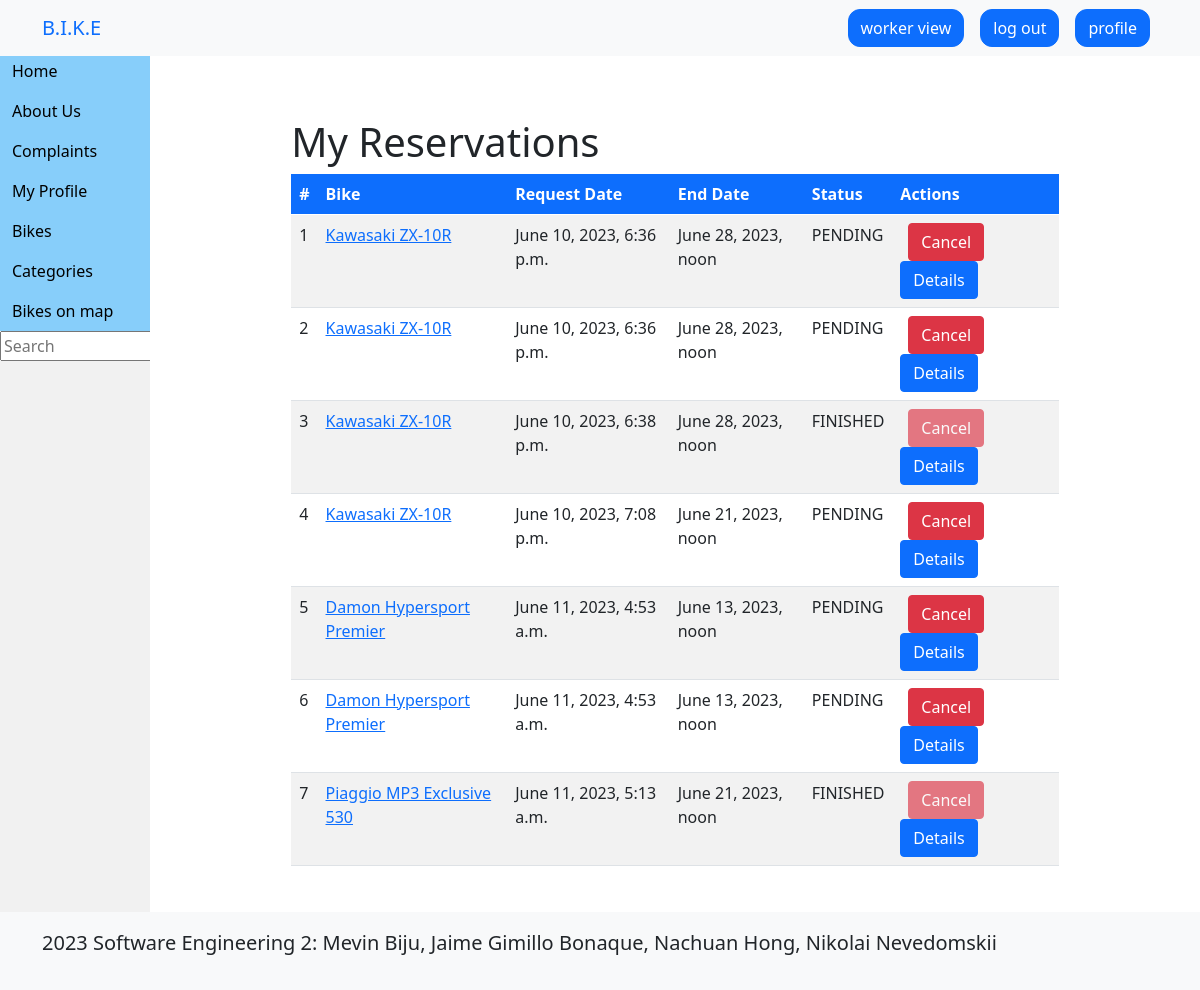
Before: /reservations/ (signed in) with the older database file.
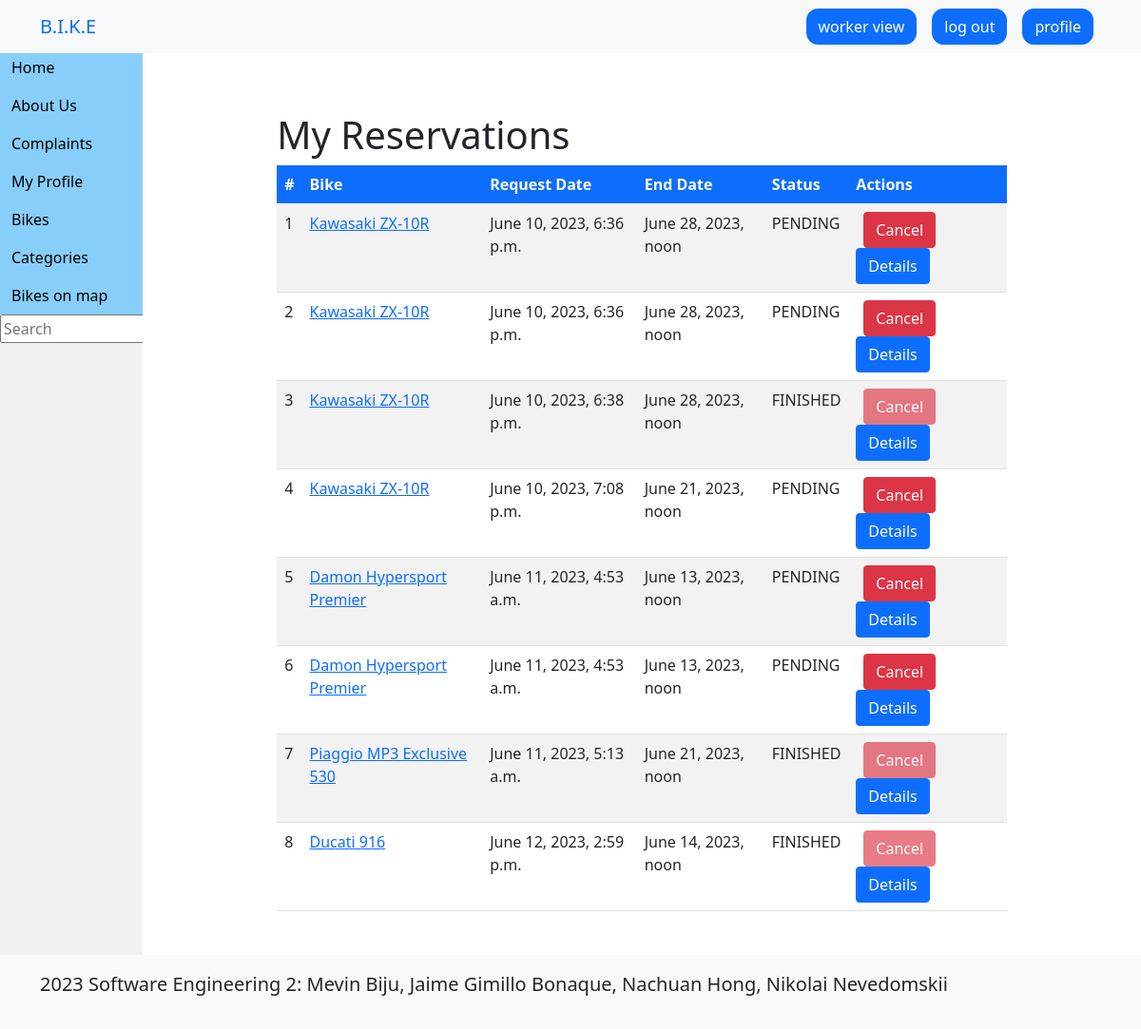
After: the same page with the newer database file.
### bike/models.py (models this page shows, shortened)
class Reservation(models.Model):
    id = models.UUIDField(primary_key=True, default=uuid.uuid4, editable=False)
    user = models.ForeignKey(User, on_delete=models.CASCADE)
    bike = models.ForeignKey(Bike, on_delete=models.CASCADE)
    requestDate = models.DateTimeField(default=now)
    endDate = models.DateTimeField()
    use_store_credit = models.BooleanField(default=False)
    status = models.CharField(
        _('status'), default=ReservationStatus.PENDING.name, choices=ReservationStatus.choices(), max_length=32
    )

class Bike(models.Model):
    id = models.UUIDField(primary_key=True, default=uuid.uuid4, editable=False)
    category = models.ForeignKey(Category, related_name='bike', on_delete=models.CASCADE)
    name = models.CharField(max_length=255)
    year = models.PositiveSmallIntegerField(default=2000)
    owner = models.CharField(max_length=255, default='admin')
    description = models.TextField(null=True, blank=True)
    image = models.ImageField(upload_to='bikes/')
    slug = models.SlugField(max_length=255)
    price = models.DecimalField(max_digits=8, decimal_places=2)
    in_stock = models.BooleanField(default=True)
    is_featured = models.BooleanField(default=False)
    ip_address = models.GenericIPAddressField(protocol='IPv4', null=True, blank=True)
    latitude = models.FloatField(null=False, blank=False)  # pos[0], float
    longitude = models.FloatField(null=False, blank=False)  # pos[1], float
    is_online = models.BooleanField(default = False, null = False, blank = False)
    is_locked = models.BooleanField(null = True, blank = True)

### bike/views.py (the view)
# urls.py: path('reservations/', views.my_reservations_request, name='my_reservations'),
def my_reservations_request(request):
    user = get_user(request)
    if not user:
        return redirect('login')
    return render(request, 'reservations/reservations.html', {
        'reservations': Reservation.objects.filter(user=user),
        'title': 'My Reservations'
    })

### bike/models.py (called while the page is built)
    def is_worker(self):
        return self.groups.filter(name='worker').exists()

    def is_mechanic(self):
        return self.groups.filter(name='mechanic').exists()

### bike/views.py (called while the page is built)
def get_user(request):
    if not request.user.is_authenticated:
        messages.error(request, 'You are must login to perform some actions.')
        return None
    return User.objects.get(username=request.user.username)

### templates/reservations/reservations.html
{% extends 'base.html' %}
{% block content %}
<div class="container mt-5">
    <div class="row justify-content-center">
	<div class="col-md-10">
<h1>{{ title }}</h1>
<div class="table-responsive">
<table class="table table-striped table-hover">
	<thead class="bg-primary text-white">
	<tr>
		<th>#</th>
		<th>Bike</th>
		<th>Request Date</th>
		<th>End Date</th>
		<th>Status</th>
		<th>Actions</th>
	</tr>
  	</thead>
  	<tbody>
  	{% for reservation in reservations %}
		<tr>
			<td>{{ forloop.counter }}</td>
			<td> <a href="/bikes/{{ reservation.bike.slug }}/status/">{{ reservation.bike.name }}</a></td>
        	<td>{{ reservation.requestDate }}</td>
	  		<td>{{ reservation.endDate }}</td>
	  		<td>{{ reservation.status }}</td>
			<td>
				<a href="{% url 'cancel_reservation' reservation.id %}"
				   class="btn btn-danger {% if reservation.status != 'PENDING' %}disabled{% endif %} mx-2 rounded"
				   onclick="return confirm('Are you sure you want to cancel this reservation?')">
					Cancel</a>
				<a href="{% url 'reservation_detail' reservation.id %}" class="btn btn-primary">
					Details</a>
			</td>
		</tr>
	{% endfor %}
  	</tbody>
</table>
</div>
</div>
</div>
</div>
{% endblock %}

Changed rows visible on the page:
added Reservation: bike.name "Ducati 916", requestDate "June 12, 2023, 2:59 p.m.", endDate "June 14, 2023, noon", status "FINISHED"
